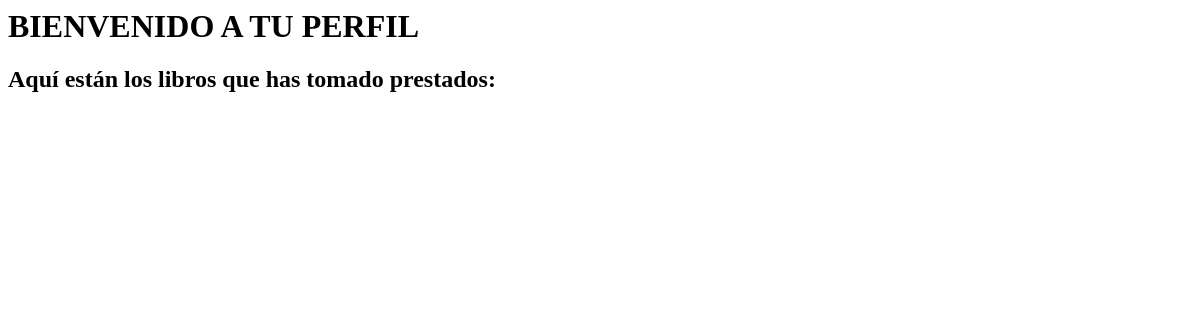
Before: /catalog/profile/ (signed in) with the older database file.
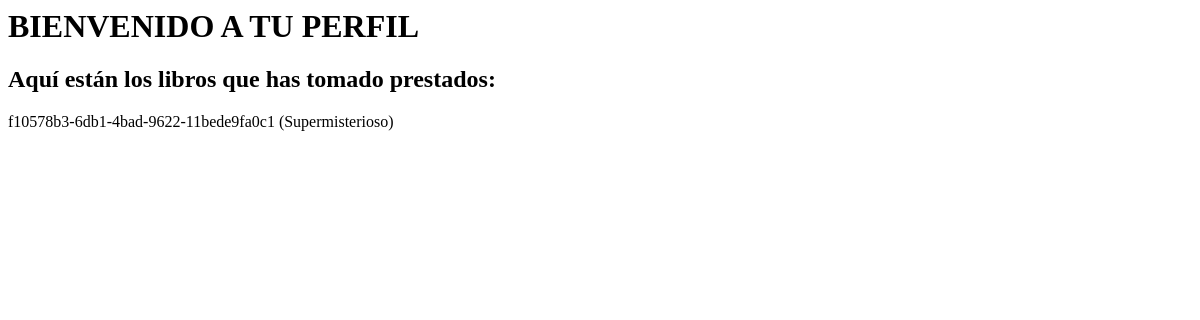
After: the same page with the newer database file.
### catalog/models.py (models this page shows, shortened)
class BookInstance(models.Model):
    id = models.UUIDField(primary_key=True, default=uuid.uuid4)
    book = models.ForeignKey('Book', on_delete=models.RESTRICT, null=True)
    imprint = models.CharField(max_length=200)
    due_back = models.DateField(null=True, blank=True)
    borrower = models.ForeignKey(User, on_delete=models.SET_NULL, null=True, blank=True)
    LOAN_STATUS = (
        ('m', 'Maintenance'),
        ('o', 'On Loan'),
        ('a', 'Available'),
        ('r', 'Reserved')
    )
    status = models.CharField(max_length=1, choices=LOAN_STATUS, blank=True, default='m')
    class Meta:
        ordering = ['due_back']
    def __str__(self):
        return f"{self.id} ({self.book.title})"

class Book(models.Model):
    title = models.CharField(max_length=200)
    author = models.ForeignKey('Author', on_delete=models.SET_NULL, null=True)
    summary = models.TextField(max_length=600)
    isbn = models.CharField('ISBN', max_length=13, unique=True)
    genre = models.ManyToManyField(Genre)
    language = models.ForeignKey('Language', on_delete=models.SET_NULL, null=True)

### catalog/views.py (the view)
# urls.py: path('profile/', views.CheckedOutBooksByUserView.as_view(), name='profile')
class CheckedOutBooksByUserView(LoginRequiredMixin, ListView):
    model = BookInstance
    template_name = 'catalog/profile.html'
    paginate_by = 5 # 5 book instances per page
    def get_queryset(self):
        return BookInstance.objects.filter(borrower=self.request.user).all()

### catalog/templates/catalog/profile.html
<h1>BIENVENIDO A TU PERFIL</h1>
<h2>Aquí están los libros que has tomado prestados:</h2>
{% for book in bookinstance_list %}
    <p>{{book}}</p>
{% endfor %}

Changed rows visible on the page:
now on this page (row edited): BookInstance: id+book "f10578b3-6db1-4bad-9622-11bede9fa0c1 (Supermisterioso)"
